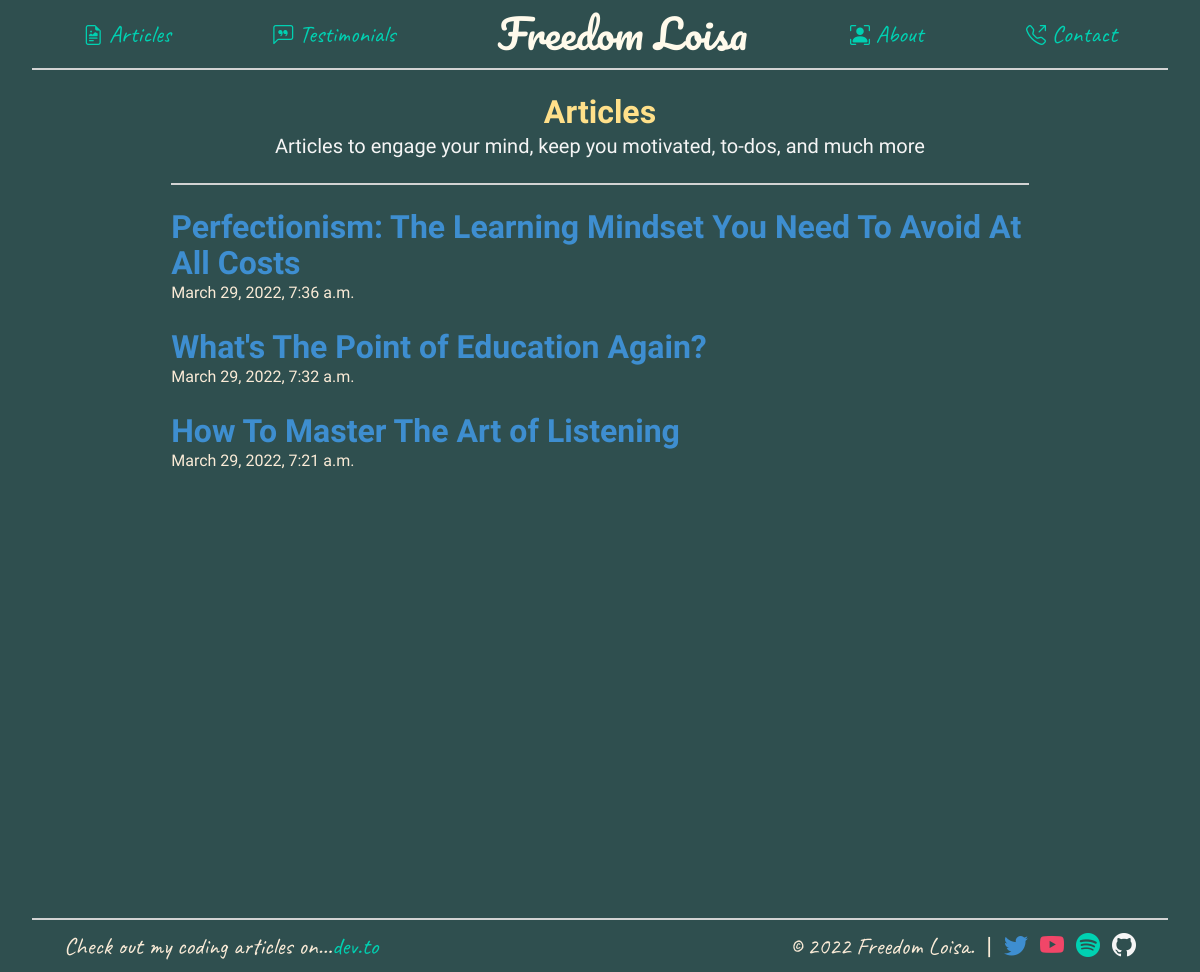
Page /all-articles/ on the earlier database version.
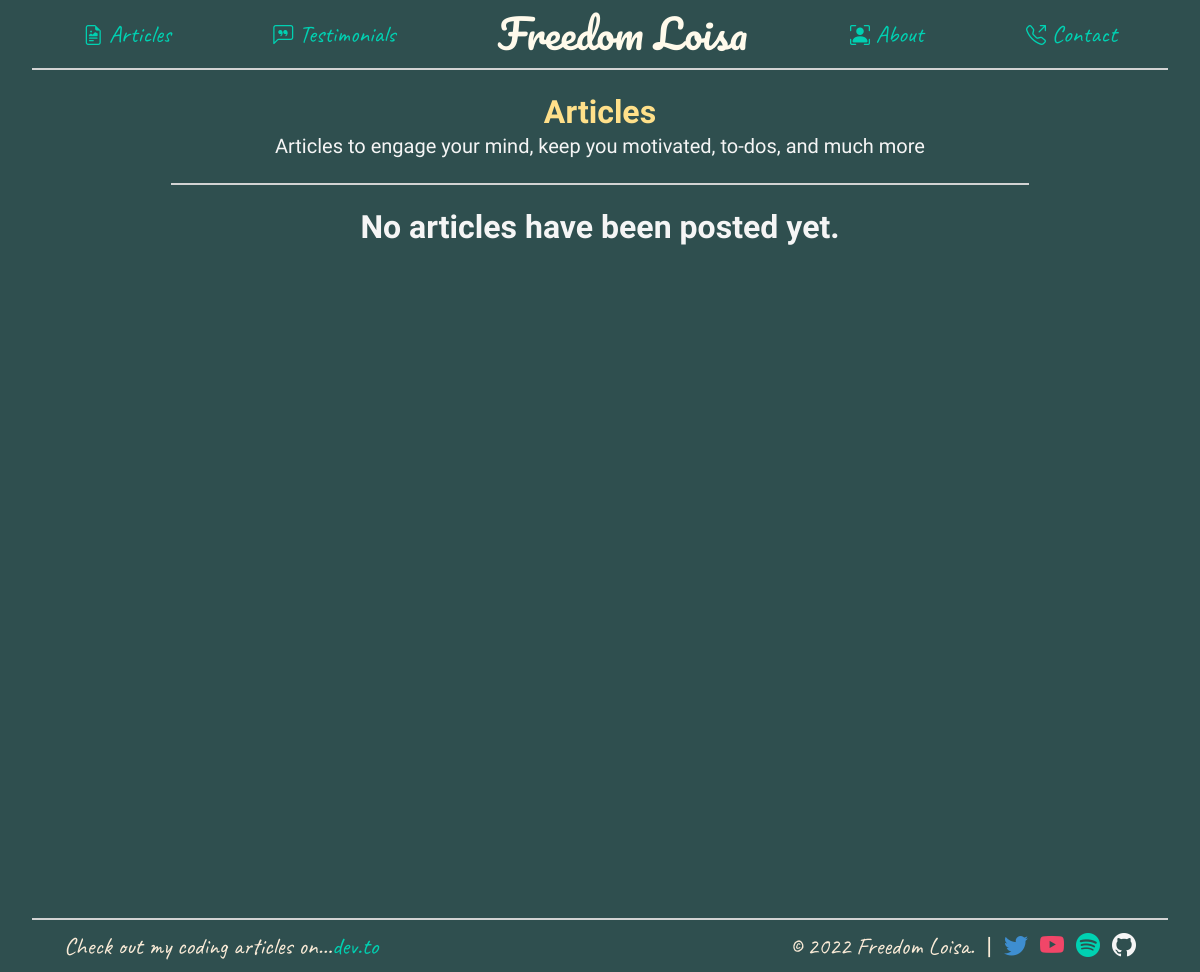
Same page on the later database version.
### core/models.py (models this page shows, shortened)
class Article(models.Model):
    STATUS = (
        (0, 'Draft'),
        (1, 'Published')
    )
    title = models.CharField(max_length = 225, unique = True)
    slug = models.SlugField(max_length = 225, unique = True)
    thumbnail = CloudinaryField('thumbnail')
    meta_description = models.CharField(max_length = 225, blank = True)
    content = RichTextField()
    status = models.IntegerField(choices = STATUS, default = 0)
    tags = models.ManyToManyField(Tag, blank = True)
    date_created = models.DateTimeField(auto_now_add = True)
    date_published = models.DateTimeField(blank=True, null=True)
    date_modified = models.DateTimeField(auto_now = True)
    class Meta:
        ordering = ['-date_published']

### core/views.py (the view)
# urls.py: path('all-articles/', views.articles, name='all_articles'),
def articles(request):
    all_articles = Article.objects.filter(status=1)
    context = {
        'articles': all_articles,
    }
    return render(request, 'core/all_articles.html', context)

### core/templates/core/all_articles.html (shortened to what this page needs)
{% extends 'base.html' %}
{% load static %}
{% block body %}
<div class="parent container is-fluid">
  <div class="articles-container">
    <div class="article-intro has-text-centered">
      <p class="title has-text-warning">Articles</p>
      <p class="subtitle has-text-light is-size-5">
        Articles to engage your mind, keep you motivated, to-dos, and much more
      </p>
    </div>
    <hr class="divider-separator" />
    <div class="all-articles">
      {% if articles %}
      {% for article in articles %}
      <a
        href="{% url 'this_article' article.slug %}"
        class="title has-text-info is-size-3"
      >
        {{ article.title }}
      </a>
      <p class="has-text-gray">{{ article.date_published }}</p>
      <br />
      {% endfor %}
      {% else %}
      <p class="title has-text-light has-text-centered">
        No articles have been posted yet.
      </p>
      {% endif %}
    </div>
  </div>
</div>
{% endblock %}

Differences in the rows shown:
removed Article: title "Perfectionism: The Learning Mindset You Need To Avoid At All Costs", date_published "March 29, 2022, 7:36 a.m."
removed Article: title "What's The Point of Education Again?", date_published "March 29, 2022, 7:32 a.m."
removed Article: title "How To Master The Art of Listening", date_published "March 29, 2022, 7:21 a.m."
Other differences:
text now shown: "No articles have been posted yet."
